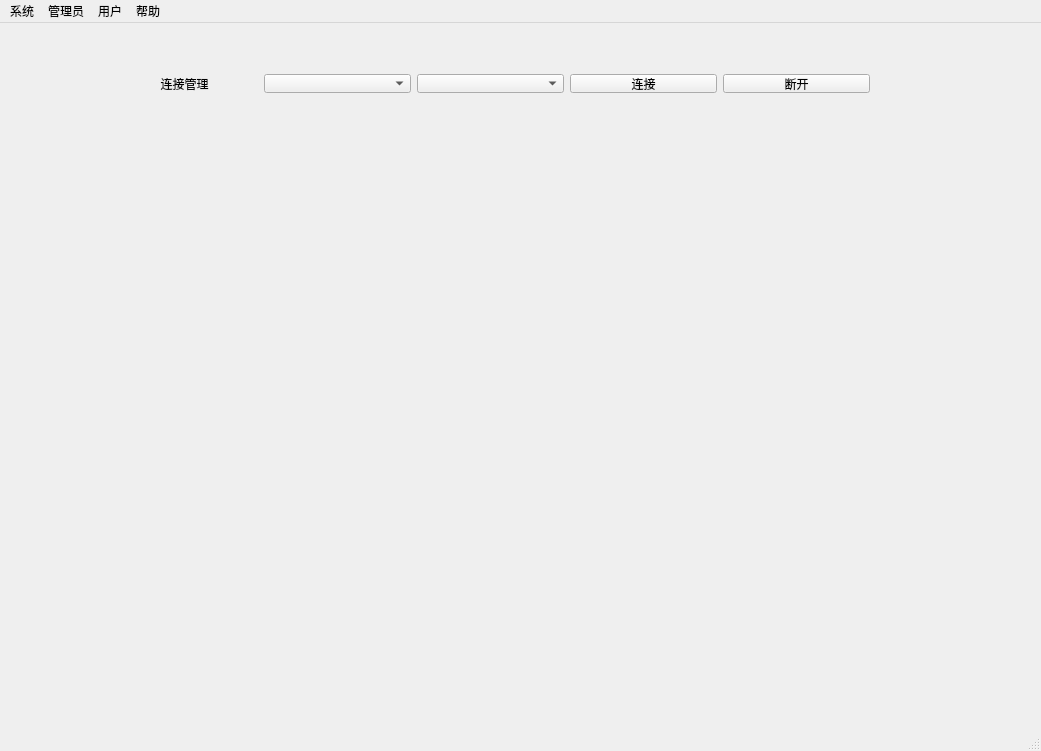
<?xml version="1.0" encoding="UTF-8"?>
<ui version="4.0">
 <class>MainWindow</class>
 <widget class="QMainWindow" name="MainWindow">
  <property name="geometry">
   <rect>
    <x>0</x>
    <y>0</y>
    <width>1041</width>
    <height>751</height>
   </rect>
  </property>
  <property name="windowTitle">
   <string>基于RFID技术的图书管理系统</string>
  </property>
  <property name="windowIcon">
   <iconset resource="pics.qrc">
    <normaloff>:/images/book.png</normaloff>:/images/book.png</iconset>
  </property>
  <widget class="QWidget" name="centralWidget">
   <widget class="QStackedWidget" name="stackedWidget">
    <property name="geometry">
     <rect>
      <x>0</x>
      <y>110</y>
      <width>1036</width>
      <height>584</height>
     </rect>
    </property>
    <property name="font">
     <font>
      <family>Times New Roman</family>
      <pointsize>10</pointsize>
     </font>
    </property>
    <property name="currentIndex">
     <number>-1</number>
    </property>
   </widget>
   <widget class="QWidget" name="horizontalLayoutWidget">
    <property name="geometry">
     <rect>
      <x>100</x>
      <y>40</y>
      <width>781</width>
      <height>41</height>
     </rect>
    </property>
    <layout class="QHBoxLayout" name="horizontalLayout">
     <item>
      <widget class="QLabel" name="label">
       <property name="text">
        <string>连接管理</string>
       </property>
       <property name="alignment">
        <set>Qt::AlignCenter</set>
       </property>
      </widget>
     </item>
     <item>
      <widget class="QComboBox" name="com"/>
     </item>
     <item>
      <widget class="QComboBox" name="rate"/>
     </item>
     <item>
      <widget class="QPushButton" name="connect">
       <property name="text">
        <string>连接</string>
       </property>
      </widget>
     </item>
     <item>
      <widget class="QPushButton" name="disconnect">
       <property name="text">
        <string>断开</string>
       </property>
      </widget>
     </item>
    </layout>
   </widget>
  </widget>
  <widget class="QMenuBar" name="menuBar">
   <property name="geometry">
    <rect>
     <x>0</x>
     <y>0</y>
     <width>1041</width>
     <height>26</height>
    </rect>
   </property>
   <widget class="QMenu" name="sys">
    <property name="statusTip">
     <string>系统登录与登出</string>
    </property>
    <property name="title">
     <string>系统</string>
    </property>
    <addaction name="login"/>
    <addaction name="logout"/>
    <addaction name="mainpage"/>
   </widget>
   <widget class="QMenu" name="admin">
    <property name="statusTip">
     <string>管理员操作</string>
    </property>
    <property name="title">
     <string>管理员</string>
    </property>
    <addaction name="registe"/>
    <addaction name="unreg"/>
    <addaction name="bind"/>
    <addaction name="lost"/>
    <addaction name="found"/>
    <addaction name="viewall"/>
   </widget>
   <widget class="QMenu" name="user">
    <property name="title">
     <string>用户</string>
    </property>
    <addaction name="borrow"/>
    <addaction name="returnbook"/>
    <addaction name="viewrecord"/>
   </widget>
   <widget class="QMenu" name="help">
    <property name="title">
     <string>帮助</string>
    </property>
    <addaction name="about"/>
   </widget>
   <addaction name="sys"/>
   <addaction name="admin"/>
   <addaction name="user"/>
   <addaction name="help"/>
  </widget>
  <widget class="QStatusBar" name="statusBar"/>
  <action name="about">
   <property name="icon">
    <iconset resource="pics.qrc">
     <normaloff>:/images/about.png</normaloff>:/images/about.png</iconset>
   </property>
   <property name="text">
    <string>关于</string>
   </property>
   <property name="statusTip">
    <string>系统的相关信息</string>
   </property>
  </action>
  <action name="login">
   <property name="icon">
    <iconset resource="pics.qrc">
     <normaloff>:/images/login.png</normaloff>:/images/login.png</iconset>
   </property>
   <property name="text">
    <string>登录</string>
   </property>
   <property name="statusTip">
    <string>登录系统</string>
   </property>
  </action>
  <action name="logout">
   <property name="icon">
    <iconset resource="pics.qrc">
     <normaloff>:/images/logout.png</normaloff>:/images/logout.png</iconset>
   </property>
   <property name="text">
    <string>登出</string>
   </property>
   <property name="statusTip">
    <string>登出系统</string>
   </property>
  </action>
  <action name="registe">
   <property name="icon">
    <iconset resource="pics.qrc">
     <normaloff>:/images/register.png</normaloff>:/images/register.png</iconset>
   </property>
   <property name="text">
    <string>发卡</string>
   </property>
   <property name="statusTip">
    <string>注册发卡</string>
   </property>
  </action>
  <action name="unreg">
   <property name="icon">
    <iconset resource="pics.qrc">
     <normaloff>:/images/unreg.png</normaloff>:/images/unreg.png</iconset>
   </property>
   <property name="text">
    <string>注销</string>
   </property>
   <property name="statusTip">
    <string>注销退卡</string>
   </property>
  </action>
  <action name="bind">
   <property name="icon">
    <iconset resource="pics.qrc">
     <normaloff>:/images/bind.png</normaloff>:/images/bind.png</iconset>
   </property>
   <property name="text">
    <string>关联</string>
   </property>
   <property name="statusTip">
    <string>绑定图书与卡</string>
   </property>
  </action>
  <action name="lost">
   <property name="icon">
    <iconset resource="pics.qrc">
     <normaloff>:/images/lost.png</normaloff>:/images/lost.png</iconset>
   </property>
   <property name="text">
    <string>挂失</string>
   </property>
   <property name="statusTip">
    <string>挂失用户卡</string>
   </property>
  </action>
  <action name="found">
   <property name="icon">
    <iconset resource="pics.qrc">
     <normaloff>:/images/found.png</normaloff>:/images/found.png</iconset>
   </property>
   <property name="text">
    <string>解挂</string>
   </property>
   <property name="statusTip">
    <string>解挂用户卡</string>
   </property>
  </action>
  <action name="viewall">
   <property name="icon">
    <iconset resource="pics.qrc">
     <normaloff>:/images/viewall.png</normaloff>:/images/viewall.png</iconset>
   </property>
   <property name="text">
    <string>查看信息</string>
   </property>
   <property name="statusTip">
    <string>查看所有记录表</string>
   </property>
  </action>
  <action name="borrow">
   <property name="icon">
    <iconset resource="pics.qrc">
     <normaloff>:/images/borrow.png</normaloff>:/images/borrow.png</iconset>
   </property>
   <property name="text">
    <string>借书</string>
   </property>
   <property name="statusTip">
    <string>用户借书</string>
   </property>
  </action>
  <action name="returnbook">
   <property name="icon">
    <iconset resource="pics.qrc">
     <normaloff>:/images/return.png</normaloff>:/images/return.png</iconset>
   </property>
   <property name="text">
    <string>还书</string>
   </property>
   <property name="statusTip">
    <string>用户还书</string>
   </property>
  </action>
  <action name="viewrecord">
   <property name="icon">
    <iconset resource="pics.qrc">
     <normaloff>:/images/viewrecord.png</normaloff>:/images/viewrecord.png</iconset>
   </property>
   <property name="text">
    <string>查询记录</string>
   </property>
   <property name="statusTip">
    <string>查询借书还书记录</string>
   </property>
  </action>
  <action name="mainpage">
   <property name="icon">
    <iconset resource="pics.qrc">
     <normaloff>:/images/mainpage.png</normaloff>:/images/mainpage.png</iconset>
   </property>
   <property name="text">
    <string>主页</string>
   </property>
   <property name="statusTip">
    <string>显示主页</string>
   </property>
  </action>
 </widget>
 <layoutdefault spacing="6" margin="11"/>
 <resources>
  <include location="pics.qrc"/>
 </resources>
 <connections/>
</ui>
